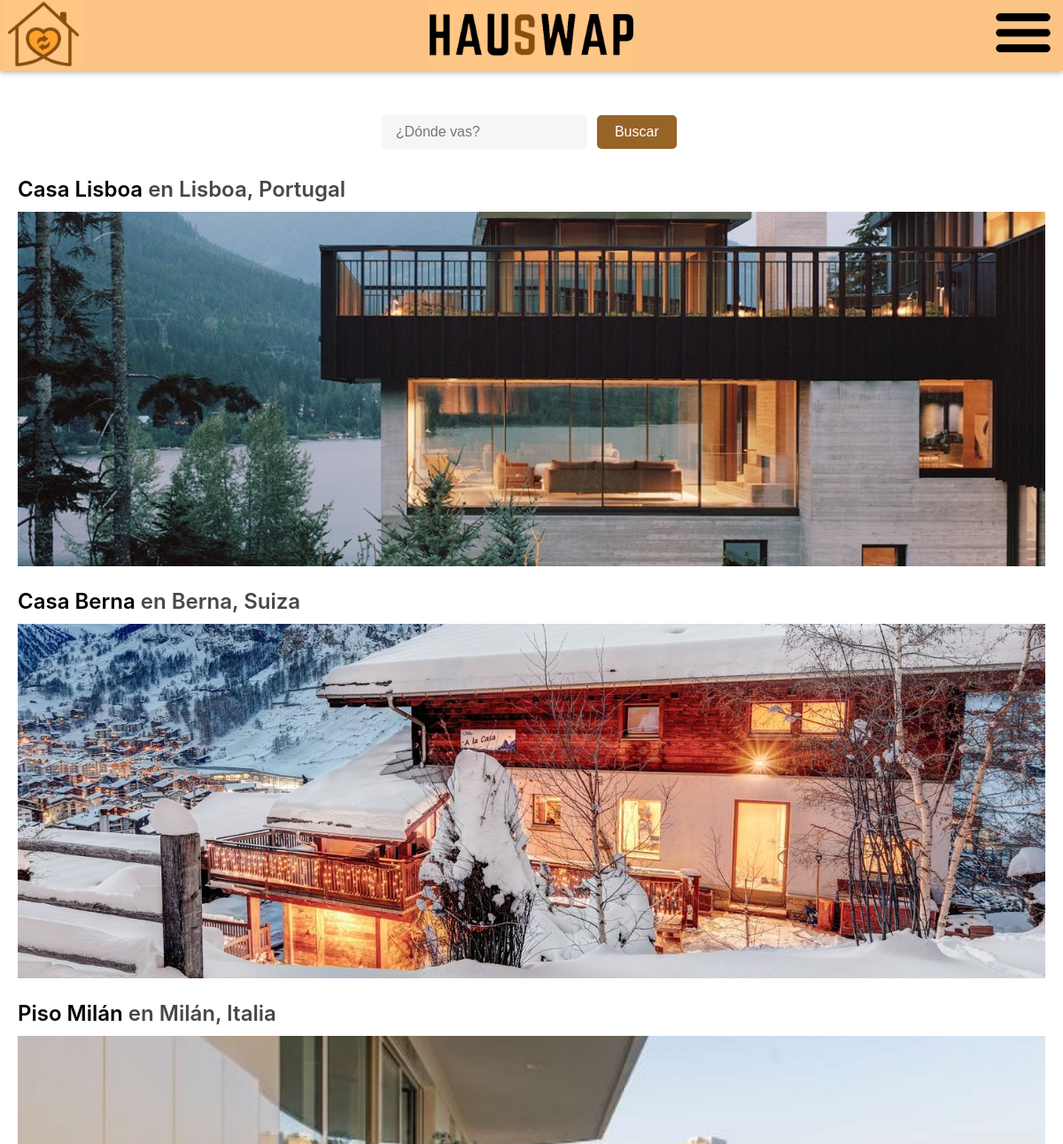
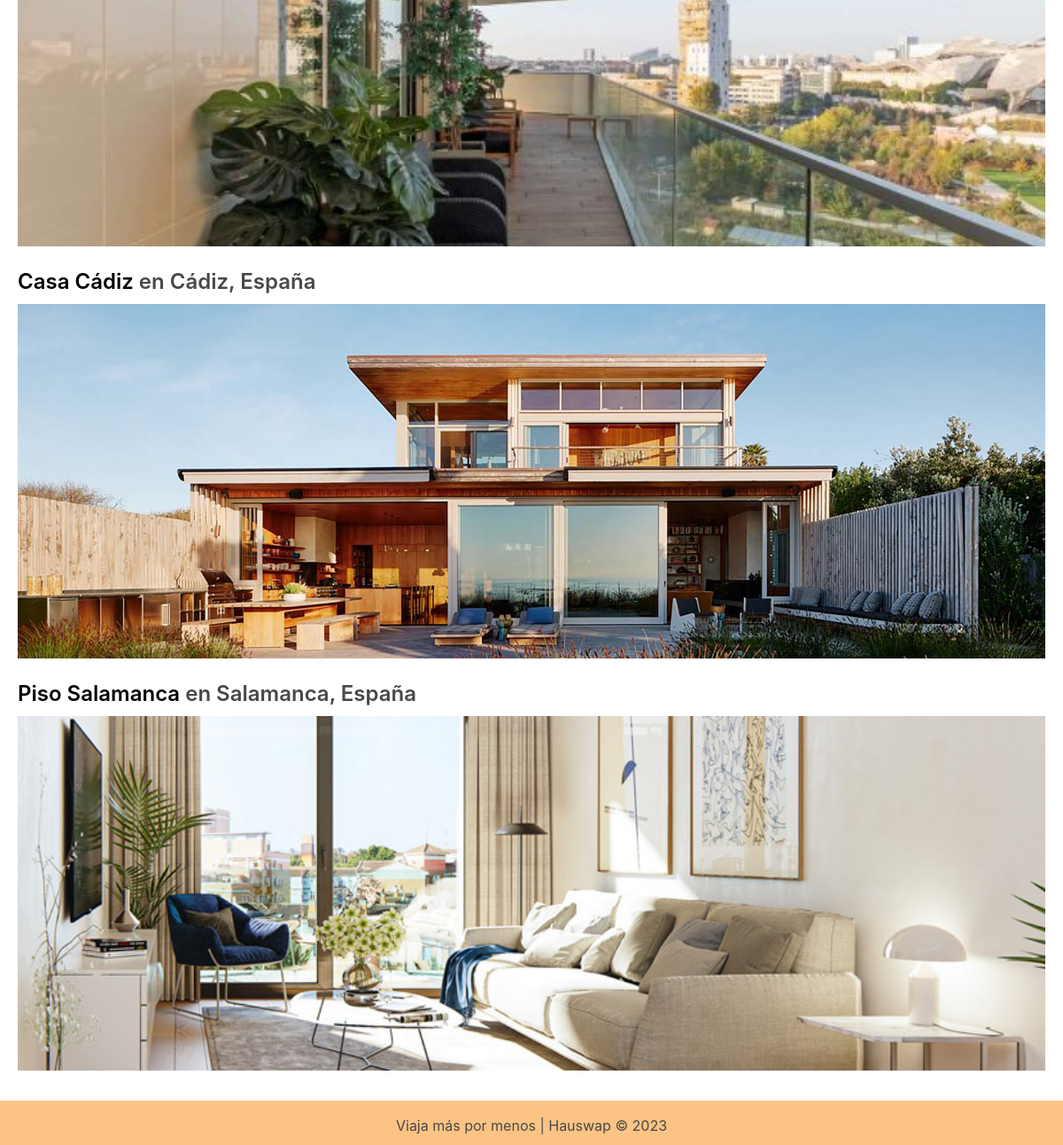
The page /buscar.php on the database its author committed (2 pictures, top to bottom).
### tables this page shows
CREATE TABLE `propiedades` (
  `id_casa` int NOT NULL,
  `id_usuario` varchar(30) NOT NULL,
  `nombre` varchar(30) NOT NULL,
  `localizacion` varchar(30) NOT NULL,
  `numero_valoraciones` int NOT NULL,
  `servidor_fotos` varchar(40) DEFAULT NULL,
  `descripcion` varchar(2000) NOT NULL,
  `estrellas` int NOT NULL
);

### buscar.php (the view, shortened to what this page needs)
<?php
require_once 'includes/config.php';
$contenidoPrincipal=<<<EOS
  <form action="buscar.php" method="POST" id="buscar">
  <input type="text" id="termino" name="termino" placeholder=" ¿Dónde vas?">
  <button type="submit">Buscar</button>
</form>
EOS;
if (isset($_POST['termino'])) {
    $search_term = $_POST['termino'];
    if(!isset($_SESSION['login'])){
        $sql = "SELECT nombre, localizacion, id_casa, servidor_fotos FROM propiedades WHERE (localizacion LIKE '%$search_term%' OR nombre LIKE '%$search_term%')";
    }
    else{
        $sql = "SELECT nombre, localizacion, id_casa, servidor_fotos FROM propiedades WHERE (localizacion LIKE '%$search_term%' OR nombre LIKE '%$search_term%') AND id_usuario != '{$_SESSION["nombre"]}'";
    }
    $result= $conn->query($sql);
    if ($result->num_rows > 0) {
        while($row = $result->fetch_assoc()) {
            $id_casa = $row['id_casa'];
            $nombre = $row['nombre'];
            $localizacion = $row['localizacion'];
            $servidor_fotos = $row['servidor_fotos'];
            $contenidoPrincipal .= "<h2> <a href = mostrarCasa.php?casa=".$id_casa.">" . $nombre . "</a> en " . $localizacion . "</h2>" .
            "<a href='mostrarCasa.php?casa=".$id_casa."'>
                <img src='" . $servidor_fotos ."' alt='Imagen de la propiedad' id='imagenes-pagina-index'>
            </a>";
        }
        $result->free();
    }
    else {
        $contenidoPrincipal .= "<h1>No hay casas que coincidan con tu búsqueda</h1><br>";
    }
}
else{
    if (!isset($_SESSION['login'])) {
        $sql = "SELECT id_casa, nombre, servidor_fotos, localizacion FROM propiedades";
    } else {
        $sql = "SELECT id_casa, nombre, servidor_fotos, localizacion FROM propiedades WHERE id_usuario != '{$_SESSION["nombre"]}'";
    }
    $result = $conn->query($sql);
    if ($result->num_rows > 0) {
        while($row = $result->fetch_assoc()) {
            $id_casa = $row['id_casa'];
            $nombre = $row['nombre'];
            $localizacion = $row['localizacion'];
            $servidor_fotos = $row['servidor_fotos'];
            $contenidoPrincipal .= "<h2> <a href = mostrarCasa.php?casa=".$id_casa.">" . $nombre . "</a> en " . $localizacion . "</h2>" .
            "<a href='mostrarCasa.php?casa=".$id_casa."'>
                <img src='" . $servidor_fotos ."' alt='Imagen de la propiedad' id='imagenes-pagina-index'>
            </a>";
        }
    }
}
require ('./includes/vistas/plantillas/plantilla.php');
?>

### css/estilos.css (style rules this page uses)
body { font-family: "Circular", -apple-system, BlinkMacSystemFont, "Segoe UI", Roboto, Helvetica, Arial, sans-serif, "Apple Color Emoji", "Segoe UI Emoji", "Segoe UI Symbol"; }
h1, h2, h3, h4, h5 { line-height: 1.3; color: #484848; font-weight: 600; margin-bottom: 10px; }
a:link, a:visited, a:active, a:hover { text-decoration: none; color: black; }
html, body { margin: 0; padding: 0; height: 100%; }
form { max-width: 1000px; margin: 0 auto; font-size: 20px; background-color: #f2f2f2; border-radius: 5px; box-shadow: 0px 0px 10px rgba(0, 0, 0, 0.1); text-align: center; margin-bottom: 15px; }
input[type="text"] { width: 40%; margin-bottom: 20px; }
#termino { height: 30px; border-radius: 5px; }
#termino::placeholder { font-size: 16px; }
#buscar { width: 500px; background-color: #ffffff; box-shadow: 0px 0px 0px rgba(0, 0, 0, 0); text-align: center; border: 0px solid rgb(255, 255, 255); }
input[type="password"], input[type="text"], input[type="tel"], input[type="date"], select { width: 210px; padding: 3px 10px; border: 1px solid #f6f6f6; border-radius: 3px; background-color: #f6f6f6; margin: 8px 0; display: inline-block; transition: 0.4s; align-self: center; }
#imagenes-pagina-index { object-fit: cover; width: 100%; height: 400px; }
button { background-color: #986327; border: none; color: white; padding: 10px 20px; text-align: center; text-decoration: none; display: inline-block; font-size: 16px; margin: 10px 5px; cursor: pointer; border-radius: 5px; }

### rows shown on the page
propiedades: nombre "Casa Lisboa", localizacion "Lisboa, Portugal", shows a picture
propiedades: nombre "Casa Berna", localizacion "Berna, Suiza", shows a picture
propiedades: nombre "Piso Milán", localizacion "Milán, Italia", shows a picture
propiedades: nombre "Casa Cádiz", localizacion "Cádiz, España", shows a picture
propiedades: nombre "Piso Salamanca", localizacion "Salamanca, España", shows a picture
